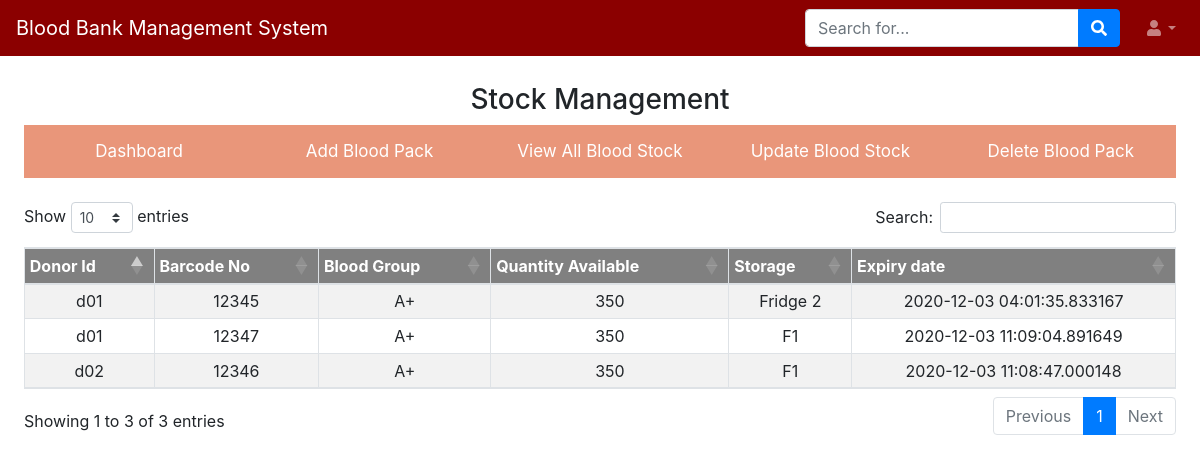
/view_all_stock/ (signed in), run on the app's committed database.
### application/models.py (models this page shows, shortened)
class blood_stock(db.Model):
	id = db.Column(db.Integer, primary_key=True)
	d_id = db.Column(db.Integer,db.ForeignKey("donor_details.d_id"))
	barcode_no = db.Column(db.Integer,unique=True,nullable=False)
	blood_group = db.Column(db.String(50),  nullable=False)
	quantity = db.Column(db.Integer,default='0')
	storage_location = db.Column(db.String(50), nullable=False)
	date_of_collection = db.Column(db.DateTime,default=db.func.current_timestamp())
	expiry_date = db.Column(db.DateTime(10))

### application/routes.py (the view)
@app.route('/view_all_stock/')
@login_required
@user_is('admin')
def view_all_stock():
		details  =  blood_stock.query.order_by(blood_stock.id).all()
		return render_template('view_all_stock.html',details=details)

### application/models.py (called while the page is built)
@login_manager.user_loader
def load_user(user_id):
	return User.query.get(int(user_id))

### application/templates/view_all_stock.html (shortened to what this page needs)
{% extends "stock_tab.html" %}
{%block heading%}
<h3 style="text-align: center;">Stock Management</h3>
{%endblock%}
 {% block form %}
            {%if details%}
            <table id="dtVerticalScrollExample" class="table table-striped table-bordered table-sm" cellspacing="0" width="100%" style="text-align: center;margin-top: 60px;">
          <thead style="color: white;background: grey;">
            <tr>
              <th class="th-sm">Donor Id
              </th>
              <th class="th-sm">Barcode No
              </th>
              <th class="th-sm">Blood Group
              </th>
              <th class="th-sm">Quantity Available
              </th>
              <th class="th-sm">Storage
              </th>
              <th class="th-sm">Expiry date
              </th>
            </tr>
          </thead>
          <tbody>
            {% for d in details %}
                    <tr>
                      <td>{{d.d_id}}</td>
                        <td>{{d.barcode_no}}</td>
                        <td>{{d.blood_group}}</td>
                        <td>{{d.quantity}}</td>
                        <td>{{d.storage_location}}</td>
                        <td>{{d.expiry_date}}</td>
                    </tr>
            {% endfor %}
          </tbody>
        </table>
        {%else%}
        <h3 style="color: red;text-align: center;margin-top: 50px;">No Data Available</h3>
        {%endif%}
  </div>
{% endblock %}

### application/templates/stock_tab.html (shortened to what this page needs)
{% extends "admin_dash.html" %}
 {% block content %}
          {%block heading%}{%endblock%}
        <fieldset id="sub-header">
              <button class="tablink"  onclick="window.location.href='{{ url_for('dashboard') }}';" > Dashboard </button>
              <button class="tablink" onclick="window.location.href='{{ url_for('add_blood_pack') }}';">   Add Blood Pack</button>
              <button class="tablink" onclick="window.location.href='{{ url_for('view_all_stock') }}';"> View All Blood Stock  </button>
              <button class="tablink" onclick="window.location.href='{{ url_for('update_stock') }}';"> Update Blood Stock</button>
              <button class="tablink" onclick="window.location.href='{{ url_for('delete_blood_pack') }}';"> Delete Blood Pack </button>
        </fieldset>
        <br>
        {%block form%}{%endblock%}
{% endblock %}

### application/templates/admin_dash.html (shortened to what this page needs)
<!DOCTYPE html>
<html lang="en">
    <head>
        <link href="{{url_for('static',filename='css/admin_dash.css')}}" rel="stylesheet" />
        <link href="{{url_for('static',filename='css/style.css')}}" rel="stylesheet" />
        <link href="https://cdn.datatables.net/1.10.20/css/dataTables.bootstrap4.min.css" rel="stylesheet" />
      <link rel="stylesheet" href= "https://cdn.datatables.net/1.10.22/css/dataTables.bootstrap.min.css">
      <link rel="stylesheet" href= "https://cdnjs.cloudflare.com/ajax/libs/font-awesome/4.7.0/css/font-awesome.min.css">
    </head>
    <body class="sb-nav-fixed">
        <nav class="sb-topnav navbar navbar-expand navbar-dark bg-dark">
            <a class="navbar-brand" href="{{url_for('home')}}">Blood Bank Management System</a>
            <form class="d-none d-md-inline-block form-inline ml-auto mr-0 mr-md-3 my-2 my-md-0">
                <div class="input-group">
                    <input class="form-control" type="text" placeholder="Search for..." aria-label="Search" aria-describedby="basic-addon2" />
                    <div class="input-group-append">
                        <button class="btn btn-primary" type="button"><i class="fas fa-search"></i></button>
                    </div>
                </div>
            </form>
            <ul class="navbar-nav ml-auto ml-md-0">
                <li class="nav-item dropdown">
                    <a class="nav-link dropdown-toggle" id="userDropdown" href="#" role="button" data-toggle="dropdown" aria-haspopup="true" aria-expanded="false"><i class="fas fa-user fa-fw"></i></a>
                </li>
            </ul>
        </nav>
            <div id="layoutSidenav_content">
                <main>
                    <div class="container-fluid" style="margin-top: 83px;">
                    {% block content %}{% endblock %}
                    </div>
    </body>
</html>

### application/static/css/style.css (style rules this page uses)
body, html { height: 100%; }
* { box-sizing: border-box; }

### application/templates/stock_tab.html (style rules this page uses)
.tablink { background-color: darksalmon; color: white; float: left; border: none; outline: none; cursor: pointer; padding: 14px 16px; font-size: 17px; width: 20%; }

### data on the page
blood_stock: d_id "d01", barcode_no "12345", blood_group "A+", quantity "350", storage_location "Fridge 2", expiry_date "2020-12-03 04:01:35.833167"
blood_stock: d_id "d02", barcode_no "12346", blood_group "A+", quantity "350", storage_location "F1", expiry_date "2020-12-03 11:08:47.000148"
blood_stock: d_id "d01", barcode_no "12347", blood_group "A+", quantity "350", storage_location "F1", expiry_date "2020-12-03 11:09:04.891649"
